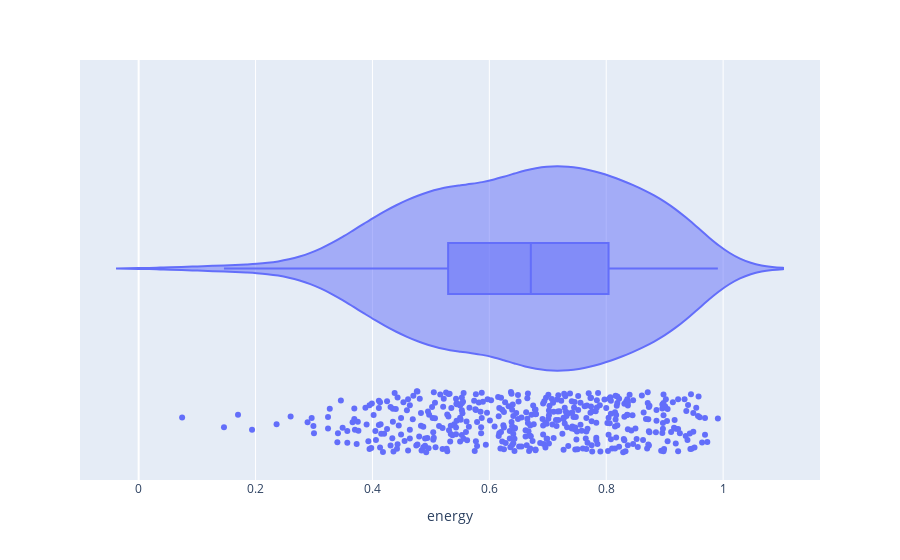

The code cell stored with this chart in its notebook:
### Code cell
fig = px.violin(df_99, x="energy", box=True, points="all")
fig.show()

### Figure 1 — Plotly figure (JSON) as saved in the notebook; plotly's stock layout.template omitted (floating-point values rounded to 4 significant figures; data arrays with more than 128 entries replaced by an {"elided": "..."} marker saying what was removed)
{"data": [{"alignmentgroup": "True", "box": {"visible": true}, "hovertemplate": "energy=%{x}<extra></extra>", "legendgroup": "", "marker": {"color": "#636efa"}, "name": "", "offsetgroup": "", "orientation": "h", "points": "all", "scalegroup": "True", "showlegend": false, "type": "violin", "x": {"elided": "434 float values"}, "x0": " ", "xaxis": "x", "y0": " ", "yaxis": "y"}], "layout": {"legend": {"tracegroupgap": 0}, "margin": {"t": 60}, "violinmode": "group", "xaxis": {"anchor": "y", "domain": [0, 1], "title": {"text": "energy"}}, "yaxis": {"anchor": "x", "domain": [0, 1]}}}
